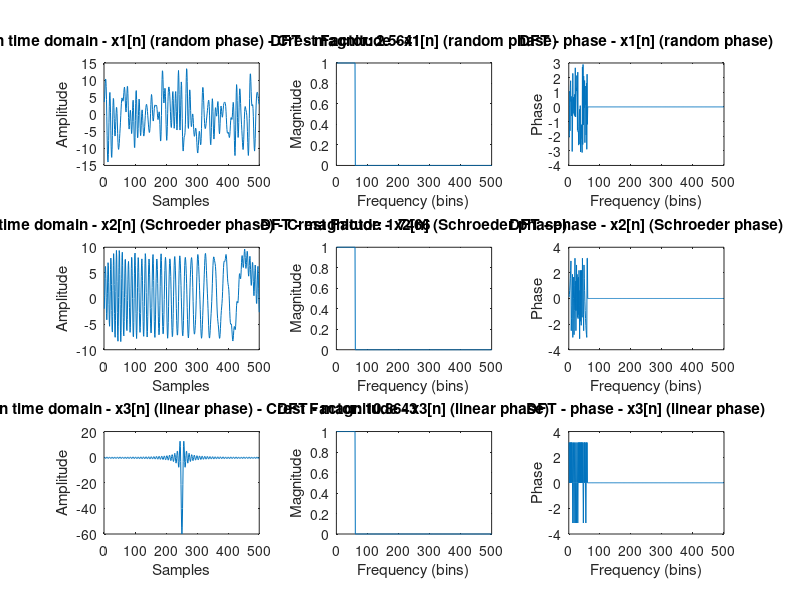

MATLAB code for this plot:
clear; close all; clc;

N = 500;
K = 60;

X1_k = zeros(N, 1);
X2_k = zeros(N, 1);
X3_k = zeros(N, 1);
for m = 1:K
    phi1 = unifrnd(-pi, pi);
    phi2 = (m*(m+1)*pi)/K;
    phi3 = m*pi;
    X1_k(m) = exp(1j*phi1).';
    X2_k(m) = exp(1j*phi2).';
    X3_k(m) = exp(1j*phi3).';
end

x1_n = N*real(ifft(X1_k));
x2_n = N*real(ifft(X2_k));
x3_n = N*real(ifft(X3_k));

crest_factor1 = max(abs(x1_n))/rms(x1_n);
crest_factor2 = max(abs(x2_n))/rms(x2_n);
crest_factor3 = max(abs(x3_n))/rms(x3_n);

figure;
subplot(3,3,1);
plot(x1_n);
title(['Signal in time domain - x1[n] (random phase) - Crest Factor: ', num2str(crest_factor1)]);
xlabel('Samples');
ylabel('Amplitude');
subplot(3,3,2);
plot(abs(X1_k));
title('DFT - magnitude - x1[n] (random phase)');
xlabel('Frequency (bins)');
ylabel('Magnitude');
subplot(3,3,3);
plot(angle(X1_k));
title('DFT - phase - x1[n] (random phase)');
xlabel('Frequency (bins)');
ylabel('Phase');
subplot(3,3,4);
plot(x2_n);
title(['Signal in time domain - x2[n] (Schroeder phase) - Crest Factor: ', num2str(crest_factor2)]);
xlabel('Samples');
ylabel('Amplitude');
subplot(3,3,5);
plot(abs(X2_k));
title('DFT - magnitude - x2[n] (Schroeder phase)');
xlabel('Frequency (bins)');
ylabel('Magnitude');
subplot(3,3,6);
plot(angle(X2_k));
title('DFT - phase - x2[n] (Schroeder phase)');
xlabel('Frequency (bins)');
ylabel('Phase');
subplot(3,3,7);
plot(x3_n);
title(['Signal in time domain - x3[n] (linear phase) - Crest Factor: ', num2str(crest_factor3)]);
xlabel('Samples');
ylabel('Amplitude');
subplot(3,3,8);
plot(abs(X3_k));
title('DFT - magnitude - x3[n] (linear phase)');
xlabel('Frequency (bins)');
ylabel('Magnitude');
subplot(3,3,9);
plot(angle(X3_k));
title('DFT - phase - x3[n] (linear phase)');
xlabel('Frequency (bins)');
ylabel('Phase');



